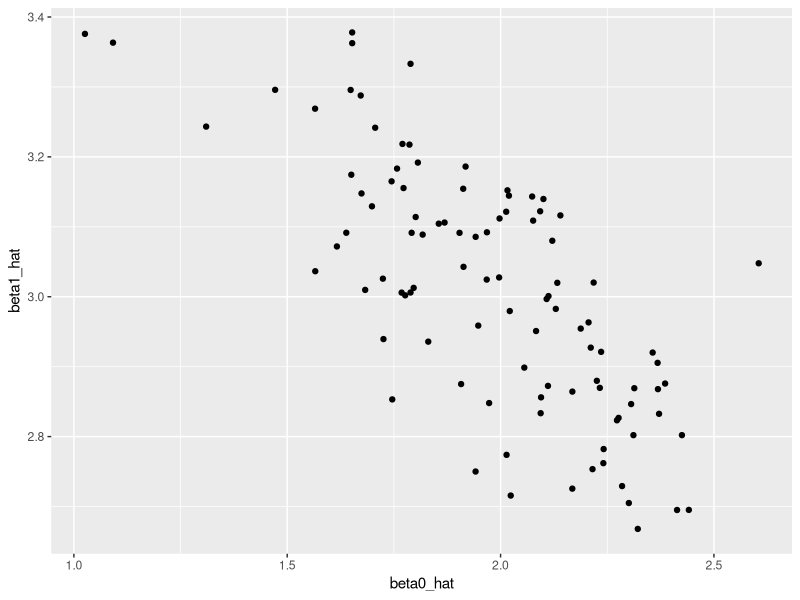
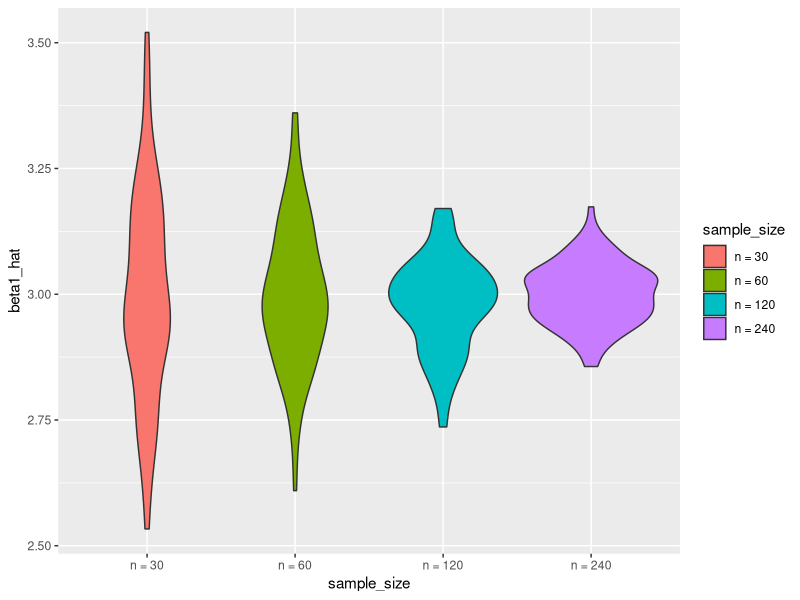
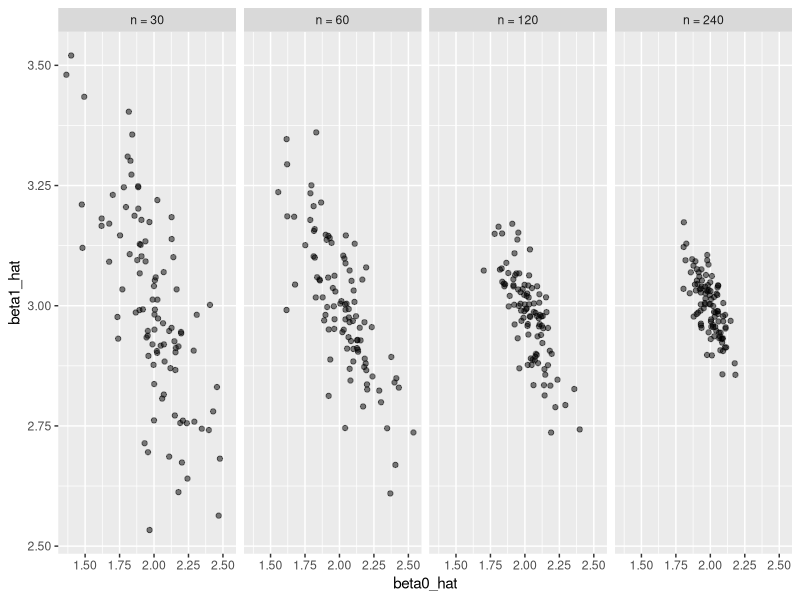

Generate these figures, in order, with R:
## ---- chunk 1
library(tidyverse)

set.seed(1)
## ---- chunk 2
sim_regression = function(n, beta0 = 2, beta1 = 3) {
  
  sim_data = tibble(
    x = rnorm(n, mean = 1, sd = 1),
    y = beta0 + beta1 * x + rnorm(n, 0, 1)
  )
  
  ls_fit = lm(y ~ x, data = sim_data)
  
  tibble(
    beta0_hat = coef(ls_fit)[1],
    beta1_hat = coef(ls_fit)[2]
  )
}
## ---- chunk 3
sim_regression(n = 30, beta0 = 2, beta1 = 3)
## ---- chunk 4
output = vector("list", length = 100)

for (i in 1:100) {
  output[[i]] = sim_regression(n = 30, beta0 = 2, beta1 = 3)
}

sim_results =
  output %>% 
  bind_rows       
# transfer the list to data frame
## ---- chunk 5
sim_results %>% 
  ggplot(aes(x = beta0_hat, y = beta1_hat)) + 
  geom_point()
## ---- chunk 6
sim_results %>% 
  gather(key = parameter, value = estimate, beta0_hat:beta1_hat) %>% 
  group_by(parameter) %>% 
  summarize(emp_mean = mean(estimate),
            emp_var = var(estimate)) %>% 
  knitr::kable(digits = 3)
## ---- chunk 7
?rerun

sim_results2 =
  rerun(100, sim_regression(n = 30, beta0 = 2, beta1 = 3)) %>% 
  bind_rows()
## ---- chunk 8
n_list = list("n_30"  = 30, 
              "n_60"  = 60, 
              "n_120" = 120, 
              "n_240" = 240)
output = vector("list", length = 4)

for (i in 1:4) {
  output[[i]] = 
    rerun(100, sim_regression(n = n_list[[i]], 2, 3)) %>% 
    bind_rows()
}
## ---- chunk 9
simulate_n_regressions = function(n_runs = 100, n, beta0 = 2, beta1 = 3) {
  
  rerun(n_runs, sim_regression(n, beta0, beta1)) %>% 
    bind_rows()
  
}

sim_rerun_results = 
  tibble(sample_size = c(30, 60, 120, 240)) %>% 
  mutate(estimate_dfs = map(.x = sample_size, ~simulate_n_regressions(n = .x))) %>% 
  unnest
## ---- chunk 10
sim_rerun_results %>% 
  mutate(
    sample_size = str_c("n = ", sample_size),
    sample_size = fct_inorder(sample_size)) %>% 
  ggplot(aes(x = sample_size, y = beta1_hat, fill = sample_size)) + 
  geom_violin()
## ---- chunk 11
sim_rerun_results %>% 
  mutate(
    sample_size = str_c("n = ", sample_size),
    sample_size = fct_inorder(sample_size)) %>% 
  ggplot(aes(x = beta0_hat, y = beta1_hat)) + 
  geom_point(alpha = .5) + 
  facet_grid(~sample_size)
